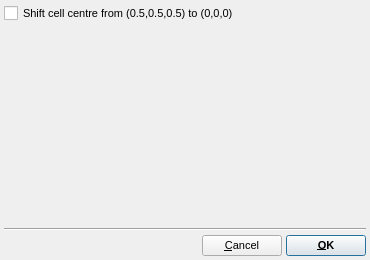
<?xml version="1.0" encoding="UTF-8"?>
<ui version="4.0">
 <class>DLP2ImportOptionsDialog</class>
 <widget class="QDialog" name="DLP2ImportOptionsDialog">
  <property name="geometry">
   <rect>
    <x>0</x>
    <y>0</y>
    <width>370</width>
    <height>260</height>
   </rect>
  </property>
  <property name="font">
   <font>
    <pointsize>8</pointsize>
   </font>
  </property>
  <property name="windowTitle">
   <string>DL_POLY_2 Import Options</string>
  </property>
  <layout class="QVBoxLayout" name="verticalLayout">
   <property name="spacing">
    <number>4</number>
   </property>
   <property name="leftMargin">
    <number>4</number>
   </property>
   <property name="topMargin">
    <number>4</number>
   </property>
   <property name="rightMargin">
    <number>4</number>
   </property>
   <property name="bottomMargin">
    <number>4</number>
   </property>
   <item>
    <widget class="QCheckBox" name="ShiftCellCentreCheck">
     <property name="text">
      <string>Shift cell centre from (0.5,0.5,0.5) to (0,0,0)</string>
     </property>
    </widget>
   </item>
   <item>
    <spacer name="verticalSpacer">
     <property name="orientation">
      <enum>Qt::Vertical</enum>
     </property>
     <property name="sizeHint" stdset="0">
      <size>
       <width>362</width>
       <height>48</height>
      </size>
     </property>
    </spacer>
   </item>
   <item>
    <widget class="Line" name="line">
     <property name="orientation">
      <enum>Qt::Horizontal</enum>
     </property>
    </widget>
   </item>
   <item>
    <layout class="QHBoxLayout" name="horizontalLayout">
     <item>
      <spacer name="horizontalSpacer">
       <property name="orientation">
        <enum>Qt::Horizontal</enum>
       </property>
       <property name="sizeHint" stdset="0">
        <size>
         <width>40</width>
         <height>20</height>
        </size>
       </property>
      </spacer>
     </item>
     <item>
      <widget class="QPushButton" name="CancelButton">
       <property name="text">
        <string>&amp;Cancel</string>
       </property>
       <property name="autoDefault">
        <bool>false</bool>
       </property>
       <property name="default">
        <bool>true</bool>
       </property>
      </widget>
     </item>
     <item>
      <widget class="QPushButton" name="OKButton">
       <property name="font">
        <font>
         <weight>75</weight>
         <bold>true</bold>
        </font>
       </property>
       <property name="text">
        <string>&amp;OK</string>
       </property>
       <property name="autoDefault">
        <bool>false</bool>
       </property>
       <property name="default">
        <bool>true</bool>
       </property>
      </widget>
     </item>
    </layout>
   </item>
  </layout>
 </widget>
 <resources/>
 <connections/>
</ui>
